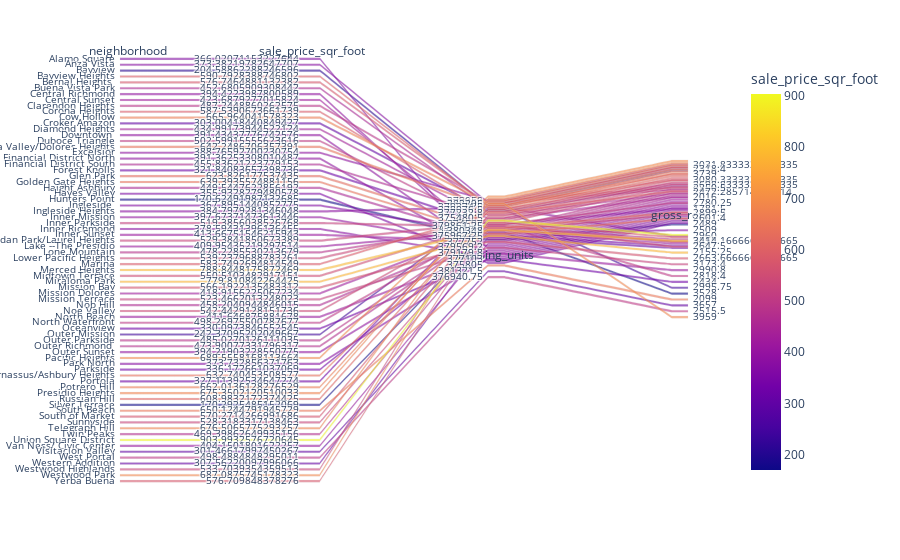

Write notebook code for a chart like this one.
### Markdown cell above
### Create a parallel coordinates plot and parallel categories plot of most expensive neighborhoods in San Francisco per year

### Code cell
# Parallel Categories Plot
px.parallel_categories(
    top_10_neighborhoods,
    dimensions=['neighborhood','sale_price_sqr_foot', 'housing_units', 'gross_rent'],
    color="sale_price_sqr_foot"
    )

### Figure 1 — Plotly figure (JSON) as saved in the notebook; plotly's stock layout.template omitted (floating-point values rounded to 4 significant figures)
{"data": [{"dimensions": [{"label": "neighborhood", "values": ["Alamo Square", "Anza Vista", "Bayview", "Bayview Heights", "Bernal Heights ", "Buena Vista Park", "Central Richmond", "Central Sunset", "Clarendon Heights", "Corona Heights", "Cow Hollow", "Croker Amazon", "Diamond Heights", "Downtown ", "Duboce Triangle", "Eureka Valley/Dolores Heights", "Excelsior", "Financial District North", "Financial District South", "Forest Knolls", "Glen Park", "Golden Gate Heights", "Haight Ashbury", "Hayes Valley", "Hunters Point", "Ingleside ", "Ingleside Heights", "Inner Mission", "Inner Parkside", "Inner Richmond", "Inner Sunset", "Jordan Park/Laurel Heights", "Lake --The Presidio", "Lone Mountain", "Lower Pacific Heights", "Marina", "Merced Heights", "Midtown Terrace", "Miraloma Park", "Mission Bay", "Mission Dolores", "Mission Terrace", "Nob Hill", "Noe Valley", "North Beach", "North Waterfront", "Oceanview", "Outer Mission", "Outer Parkside", "Outer Richmond ", "Outer Sunset", "Pacific Heights", "Park North", "Parkside", "Parnassus/Ashbury Heights", "Portola", "Potrero Hill", "Presidio Heights", "Russian Hill", "Silver Terrace", "South Beach", "South of Market", "Sunnyside", "Telegraph Hill", "Twin Peaks", "Union Square District", "Van Ness/ Civic Center", "Visitacion Valley", "West Portal", "Western Addition", "Westwood Highlands", "Westwood Park", "Yerba Buena"]}, {"label": "sale_price_sqr_foot", "values": [366.0, 373.4, 204.6, 590.8, 576.7, 452.7, 394.4, 423.7, 487.2, 587.5, 666.0, 303.0, 435.0, 391.4, 502.6, 642.2, 388.8, 391.4, 455.8, 321.8, 623.8, 639.4, 449.5, 355.9, 170.6, 367.9, 384.8, 397.7, 519.4, 378.6, 413.7, 529.4, 410.0, 478.2, 539.2, 583.7, 788.8, 550.5, 779.8, 566.2, 418.9, 523.5, 458.2, 542.4, 411.6, 498.3, 330.1, 242.4, 485.0, 473.9, 394.2, 689.6, 373.7, 336.2, 632.7, 327.1, 662.0, 675.4, 609.0, 170.3, 650.1, 570.3, 528.3, 676.5, 469.4, 904.0, 404.2, 301.5, 498.5, 307.6, 533.7, 687.1, 576.7]}, {"label": "housing_units", "values": [378401, 379050, 376454, 382295, 379400.0, 378100.0, 378401, 378401, 376454, 377200.0, 378401, 378100.0, 375500.0, 378401, 378401, 378401, 379050, 378401, 377200.0, 374507, 378700.0, 377600.0, 378401, 378401, 377400.0, 377400.0, 379400.0, 378401, 379900.0, 378401, 378401, 378401, 377400.0, 377400.0, 378401, 378401, 380348, 377400.0, 376000.0, 377752, 377400.0, 379600.0, 378401, 378401, 379200.0, 378401, 377103, 379400.0, 378401, 378401, 378401, 378401, 378401, 377400.0, 378401, 376454, 378401, 378401, 378401, 380348, 375805, 378401, 378700.0, 378401, 378401, 377400.0, 378401, 381300.0, 376900.0, 377400.0, 376454, 382295, 377400.0]}, {"label": "gross_rent", "values": [2817.0, 3032.0, 2318.0, 3739, 3080.0, 2699.0, 2817.0, 2817.0, 2250.0, 2472, 2817.0, 2699.0, 2016, 2817.0, 2780.0, 2817.0, 3032.0, 2817.0, 2472, 1782.0, 2900.0, 2601.0, 2817.0, 2817.0, 2489, 2509, 2960, 2817.0, 3224, 2817.0, 2817.0, 2817.0, 2555.0, 2555.0, 2817.0, 2817.0, 3414, 2648.0, 2155.0, 2664.0, 2555.0, 3173.0, 2817.0, 2817.0, 2991.0, 2818.0, 2434, 2996.0, 2817.0, 2817.0, 2817.0, 2817.0, 2817.0, 2555.0, 2817.0, 2318.0, 2817.0, 2817.0, 2817.0, 3528, 2099, 2817.0, 2900.0, 2817.0, 2817.0, 2555.0, 2817.0, 3657, 2516.0, 2555.0, 2250.0, 3959, 2555.0]}], "domain": {"x": [0, 1], "y": [0, 1]}, "line": {"color": [366.0, 373.4, 204.6, 590.8, 576.7, 452.7, 394.4, 423.7, 487.2, 587.5, 666.0, 303.0, 435.0, 391.4, 502.6, 642.2, 388.8, 391.4, 455.8, 321.8, 623.8, 639.4, 449.5, 355.9, 170.6, 367.9, 384.8, 397.7, 519.4, 378.6, 413.7, 529.4, 410.0, 478.2, 539.2, 583.7, 788.8, 550.5, 779.8, 566.2, 418.9, 523.5, 458.2, 542.4, 411.6, 498.3, 330.1, 242.4, 485.0, 473.9, 394.2, 689.6, 373.7, 336.2, 632.7, 327.1, 662.0, 675.4, 609.0, 170.3, 650.1, 570.3, 528.3, 676.5, 469.4, 904.0, 404.2, 301.5, 498.5, 307.6, 533.7, 687.1, 576.7], "coloraxis": "coloraxis"}, "name": "", "type": "parcats"}], "layout": {"coloraxis": {"colorbar": {"title": {"text": "sale_price_sqr_foot"}}, "colorscale": [[0, "#0d0887"], [0.1111, "#46039f"], [0.2222, "#7201a8"], [0.3333, "#9c179e"], [0.4444, "#bd3786"], [0.5556, "#d8576b"], [0.6667, "#ed7953"], [0.7778, "#fb9f3a"], [0.8889, "#fdca26"], [1, "#f0f921"]]}, "legend": {"tracegroupgap": 0}, "margin": {"t": 60}}}
